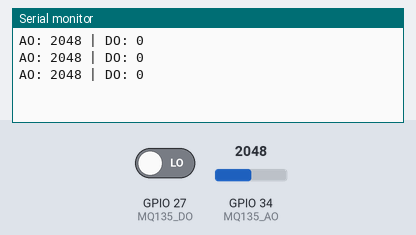
The sketch below on a simulated ESP32. Shown: the last lines printed to the serial monitor. The inputs (shaded band) are chosen by the test bench; at power-on: GPIO 34 (MQ135_AO) = 2048, GPIO 27 (MQ135_DO) LOW.

Above: at 1.3 s.
1.4 s: GPIO 34 (MQ135_AO) set to 2866
At 1.9 s:
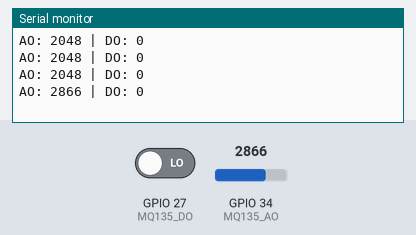
2.9 s: GPIO 27 (MQ135_DO) driven HIGH
At 3.4 s:
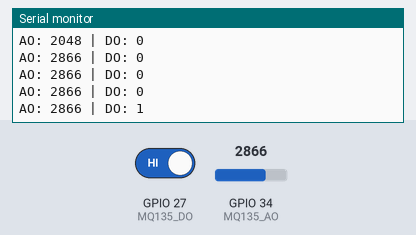
4.4 s: GPIO 34 (MQ135_AO) set to 3603
At 4.9 s:
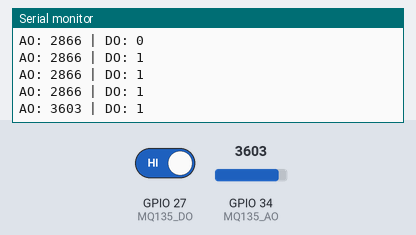
5.9 s: GPIO 27 (MQ135_DO) driven LOW
At 6.4 s:
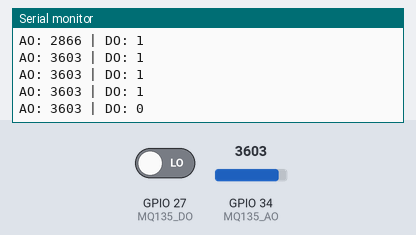
Timing chart, 0 to 8.4 s (numbered marks = the images above; inputs shaded):
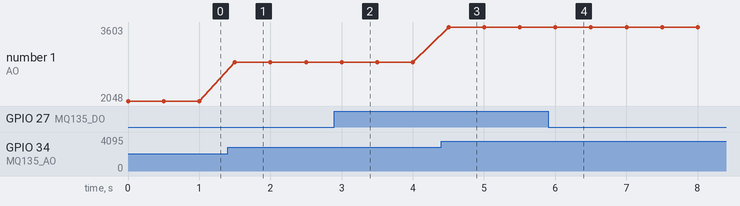

The sketch:

TestMQ135.ino
```cpp
#define MQ135_AO 34
#define MQ135_DO 27

void setup() {
  Serial.begin(115200);

  pinMode(MQ135_DO, INPUT);
}

void loop() {
  int analogValue = analogRead(MQ135_AO);
  int digitalValue = digitalRead(MQ135_DO);

  Serial.print("AO: ");
  Serial.print(analogValue);

  Serial.print(" | DO: ");
  Serial.println(digitalValue);

  delay(500);
}
```

Measured:
- after the input at 1.4 s, the serial monitor: prints a new line after 0.10 s (image 1)
- after the input at 2.9 s, the serial monitor: prints a new line after 0.10 s (image 2)
- after the input at 4.4 s, the serial monitor: prints a new line after 0.10 s (image 3)
- after the input at 5.9 s, the serial monitor: prints a new line after 0.10 s (image 4)
- plotted number 1: 2048 → 2866 after the input at 1.4 s, 2866 → 3603 after the input at 4.4 s
